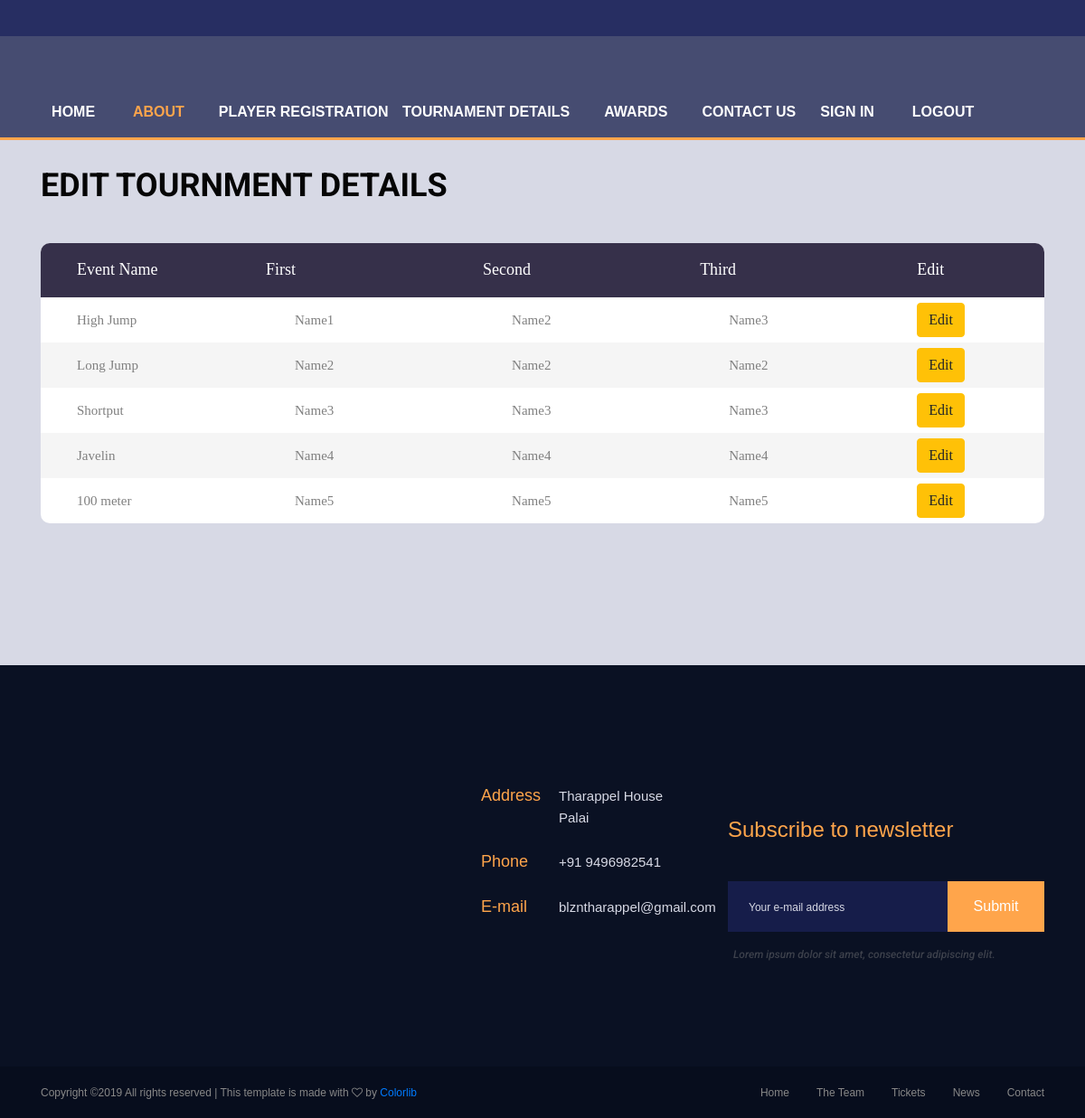
The app's page /dashboard/alist-view (signed in) with its own data.
### Appadmin1/models.py (models this page shows, shortened)
class Awards(models.Model):
    eventname = models.CharField(max_length=30, default="None", choices = EVENT_CHOICES)
    first = models.CharField(max_length=30)
    second = models.CharField(max_length=30)
    third = models.CharField(max_length=30)

### admin_dashboard/views.py (the view)
# urls.py: path('alist-view',alistView.as_view(),name='awards_list'),
class alistView(LoginRequiredMixin,ListView):
    content_object_name ='awards_list'
    model = Awards
    template_name = 'admin/awards_list.html'

### template/admin/awards_list.html (shortened to what this page needs)
{% extends "club/base3.html"%}
{% load static from staticfiles %}
{% block body_block %}
<div class="news">
  <div class="container">
    <div class="row">
      <div class="col">
        <div class="section_title_container">
          <div class="section_title">
            <br><br><br><br>
            <h1>Edit Tournment Details</h1>
            <br><br>
            <div class="container-table100">
              <div class="wrap-table100">
                <div class="table100">
                    <table>
                      <thead>
                      <tr class="table100-head">
                        <th class="column1">Event Name</th>
                        <th class="column2">First</th>
                        <th class="column2">Second</th>
                        <th class="column2">Third</th>
                        <th class="column2">Edit</th>
                      </tr>
                      </thead>
                      <tbody>
                        {% for details in awards_list %}
                        <tr class="table100-head">
                          <td class="column1">{{ details.eventname }}</td>
                          <td class="column1">{{ details.first }}</td>
                          <td class="column1">{{ details.second }}</td>
                          <td class="column1">{{ details.third }}</td>
                          <td class="column2"><a class="btn btn-warning" href="{% url 'adminD:updatea' pk=details.pk %}">Edit</a></td>
                        </tr>
                        {% endfor %}
                    </tbody>
                  </table>
                </div>
              </div>
            </div>
          </div>
        </div>
      </div>
    </div>
  </div>
</div>
{% endblock %}

### static/club/styles/main_styles.css (style rules this page uses)
* { margin: 0; padding: 0; -webkit-font-smoothing: antialiased; -webkit-text-shadow: rgba(0,0,0,.01) 0 0 1px; text-shadow: rgba(0,0,0,.01) 0 0 1px; }
body { font-family: 'Roboto', sans-serif; font-size: 14px; font-weight: 400; background: #FFFFFF; color: #a5a5a5; }
div { display: block; position: relative; -webkit-box-sizing: border-box; -moz-box-sizing: border-box; box-sizing: border-box; }
a { -webkit-transition: all 200ms ease; -moz-transition: all 200ms ease; -ms-transition: all 200ms ease; -o-transition: all 200ms ease; transition: all 200ms ease; }
a, a:hover, a:visited, a:active, a:link { text-decoration: none; -webkit-font-smoothing: antialiased; -webkit-text-shadow: rgba(0,0,0,.01) 0 0 1px; text-shadow: rgba(0,0,0,.01) 0 0 1px; }
h1 { font-size: 48px; }
h1, h2, h3, h4, h5, h6 { font-family: 'Roboto', sans-serif; -webkit-font-smoothing: antialiased; -webkit-text-shadow: rgba(0,0,0,.01) 0 0 1px; text-shadow: rgba(0,0,0,.01) 0 0 1px; line-height: 1.2; }
.section_title h1 { font-size: 36px; font-weight: 700; text-transform: uppercase; color: #050505; line-height: 1.2; }
.news { background: #d7d9e5; padding-top: 100px; padding-bottom: 61px; }

### static/club/styles/main.css (style rules this page uses)
* { margin: 0px; padding: 0px; box-sizing: border-box; }
body, html { height: 100%; font-family: sans-serif; }
a { margin: 0px; transition: all 0.4s; -webkit-transition: all 0.4s; -o-transition: all 0.4s; -moz-transition: all 0.4s; }
h1,h2,h3,h4,h5,h6 { margin: 0px; }
.container-table100 { width: 100%; display: -webkit-box; display: -webkit-flex; display: -moz-box; display: -ms-flexbox; display: flex; align-items: center; justify-content: center; flex-wrap: wrap; }
.wrap-table100 { width: 1170px; }
table { border-spacing: 1; border-collapse: collapse; background: white; border-radius: 10px; overflow: hidden; width: 100%; margin: 0 auto; position: relative; }
table * { position: relative; }
table td, table th { padding-left: 8px; }
table thead tr { height: 60px; background: #36304a; }
table tbody tr { height: 50px; }
table tbody tr:last-child { border: 0; }
table td, table th { text-align: left; }
.table100-head th { font-family: OpenSans-Regular; font-size: 18px; color: #fff; line-height: 1.2; font-weight: unset; }
tbody tr:nth-child(even) { background-color: #f5f5f5; }
tbody tr { font-family: OpenSans-Regular; font-size: 15px; color: #808080; line-height: 1.2; font-weight: unset; }
.column1 { width: 260px; padding-left: 40px; }
.column2 { width: 160px; }

### records on screen
Awards: eventname "High Jump", first "Name1", second "Name2", third "Name3"
Awards: eventname "Long Jump", first "Name2", second "Name2", third "Name2"
Awards: eventname "Shortput", first "Name3", second "Name3", third "Name3"
Awards: eventname "Javelin", first "Name4", second "Name4", third "Name4"
Awards: eventname "100 meter", first "Name5", second "Name5", third "Name5"
